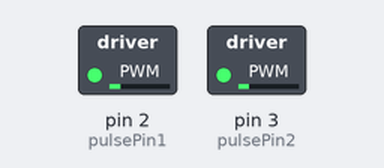
This sketch was run on a simulated Arduino Uno, built with avr-gcc and run on an emulated ATmega328P. Parts: switched loads named in the sketch (green lamp = pin HIGH). Pins used as bus, display or sensor lines are not drawn. At 28.0 s the program stops and its outputs stay as they are.

Above: at 0.1 s.
At 7.1 s:
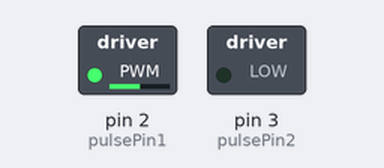
At 10.1 s:
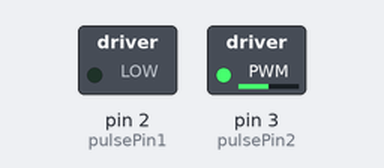
Timing chart, 0 to 23.5 s (numbered marks = the images above):
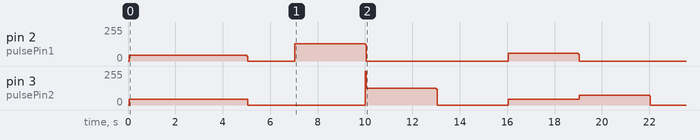

The sketch:

three_stepper_different_speed.ino
```cpp
// Константы
const int pulsePin1 = 2; // Пин для первого двигателя
const int pulsePin2 = 3; // Пин для второго двигателя
const int pulsePin3 = 4; // Пин для третьего двигателя

const int stepDelay = 1000; // Задержка между шагами в микросекундах
const int initialRuntime = 5000; // Время работы всех двигателей в начале (5 секунд)
const int stopTime = 2000; // Время остановки (2 секунды)
const int sequenceTime = 3000; // Время работы каждого этапа последовательности (3 секунды)

// Переменные для скорости
int speed1 = stepDelay;
int speed2 = stepDelay * 0.7; // На 30% быстрее первого
int speed3 = stepDelay * 0.49; // На 30% быстрее второго

// Установка
void setup() {
  pinMode(pulsePin1, OUTPUT);
  pinMode(pulsePin2, OUTPUT);
  pinMode(pulsePin3, OUTPUT);
}

// Главная функция
void loop() {
  // Вращение всех двигателей
  runMotors(speed1, speed1, speed1, initialRuntime);

  // Остановка
  delay(stopTime);

  // Запуск первого двигателя
  runMotor(pulsePin1, speed1, sequenceTime);

  // Запуск второго двигателя
  runMotor(pulsePin2, speed2, sequenceTime);

  // Запуск третьего двигателя
  runMotor(pulsePin3, speed3, sequenceTime);

  // Вращение всех двигателей
  runMotors(speed1, speed2, speed3, sequenceTime);

  // Отключение первого двигателя и замедление остальных
  runMotors(0, speed1, speed2, sequenceTime);

  // Отключение второго двигателя и замедление третьего
  runMotors(0, 0, speed1, sequenceTime);

  // Отключение третьего двигателя
  runMotors(0, 0, 0, sequenceTime);

  // Конец цикла, можно добавить дополнительную логику или сделать повтор
  while(true);
}

// Функция для вращения одного двигателя
void runMotor(int pulsePin, int delayTime, int runTime) {
  unsigned long startTime = millis();
  while (millis() - startTime < runTime) {
    digitalWrite(pulsePin, HIGH);
    delayMicroseconds(delayTime / 2);
    digitalWrite(pulsePin, LOW);
    delayMicroseconds(delayTime / 2);
  }
}

// Функция для вращения трех двигателей одновременно
void runMotors(int delayTime1, int delayTime2, int delayTime3, int runTime) {
  unsigned long startTime = millis();
  while (millis() - startTime < runTime) {
    if (delayTime1 > 0) {
      digitalWrite(pulsePin1, HIGH);
      delayMicroseconds(delayTime1 / 2);
      digitalWrite(pulsePin1, LOW);
      delayMicroseconds(delayTime1 / 2);
    }
    if (delayTime2 > 0) {
      digitalWrite(pulsePin2, HIGH);
      delayMicroseconds(delayTime2 / 2);
      digitalWrite(pulsePin2, LOW);
      delayMicroseconds(delayTime2 / 2);
    }
    if (delayTime3 > 0) {
      digitalWrite(pulsePin3, HIGH);
      delayMicroseconds(delayTime3 / 2);
      digitalWrite(pulsePin3, LOW);
      delayMicroseconds(delayTime3 / 2);
    }
  }
}
```
